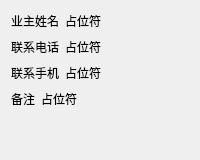
          <widget class="QWidget" name="tab_5">
           <attribute name="icon">
            <iconset resource="main.qrc">
             <normaloff>:/images/quanxian.png</normaloff>:/images/quanxian.png</iconset>
           </attribute>
           <attribute name="title">
            <string>保密信息</string>
           </attribute>
           <layout class="QGridLayout" name="gridLayout_10">
            <item row="0" column="0">
             <layout class="QVBoxLayout" name="verticalLayout_5">
              <item>
               <layout class="QHBoxLayout" name="horizontalLayout_11">
                <item>
                 <widget class="QLabel" name="label_25">
                  <property name="text">
                   <string>业主姓名</string>
                  </property>
                 </widget>
                </item>
                <item>
                 <widget class="QLabel" name="xingmingLabel_1">
                  <property name="text">
                   <string>占位符</string>
                  </property>
                 </widget>
                </item>
                <item>
                 <spacer name="horizontalSpacer_10">
                  <property name="orientation">
                   <enum>Qt::Horizontal</enum>
                  </property>
                  <property name="sizeHint" stdset="0">
                   <size>
                    <width>40</width>
                    <height>20</height>
                   </size>
                  </property>
                 </spacer>
                </item>
               </layout>
              </item>
              <item>
               <layout class="QHBoxLayout" name="horizontalLayout_12">
                <item>
                 <widget class="QLabel" name="label_26">
                  <property name="text">
                   <string>联系电话</string>
                  </property>
                 </widget>
                </item>
                <item>
                 <widget class="QLabel" name="lianxiDianhuaLabel_1">
                  <property name="text">
                   <string>占位符</string>
                  </property>
                 </widget>
                </item>
                <item>
                 <spacer name="horizontalSpacer_11">
                  <property name="orientation">
                   <enum>Qt::Horizontal</enum>
                  </property>
                  <property name="sizeHint" stdset="0">
                   <size>
                    <width>40</width>
                    <height>20</height>
                   </size>
                  </property>
                 </spacer>
                </item>
               </layout>
              </item>
              <item>
               <layout class="QHBoxLayout" name="horizontalLayout_13">
                <item>
                 <widget class="QLabel" name="label_27">
                  <property name="text">
                   <string>联系手机</string>
                  </property>
                 </widget>
                </item>
                <item>
                 <widget class="QLabel" name="shoujiLabel_1">
                  <property name="text">
                   <string>占位符</string>
                  </property>
                 </widget>
                </item>
                <item>
                 <spacer name="horizontalSpacer_12">
                  <property name="orientation">
                   <enum>Qt::Horizontal</enum>
                  </property>
                  <property name="sizeHint" stdset="0">
                   <size>
                    <width>40</width>
                    <height>20</height>
                   </size>
                  </property>
                 </spacer>
                </item>
               </layout>
              </item>
              <item>
               <layout class="QHBoxLayout" name="horizontalLayout_14">
                <item>
                 <widget class="QLabel" name="label_28">
                  <property name="text">
                   <string>备注</string>
                  </property>
                 </widget>
                </item>
                <item>
                 <widget class="QLabel" name="beizhuLabel_1">
                  <property name="text">
                   <string>占位符</string>
                  </property>
                 </widget>
                </item>
                <item>
                 <spacer name="horizontalSpacer_13">
                  <property name="orientation">
                   <enum>Qt::Horizontal</enum>
                  </property>
                  <property name="sizeHint" stdset="0">
                   <size>
                    <width>40</width>
                    <height>20</height>
                   </size>
                  </property>
                 </spacer>
                </item>
               </layout>
              </item>
              <item>
               <spacer name="verticalSpacer_5">
                <property name="orientation">
                 <enum>Qt::Vertical</enum>
                </property>
                <property name="sizeHint" stdset="0">
                 <size>
                  <width>20</width>
                  <height>40</height>
                 </size>
                </property>
               </spacer>
              </item>
             </layout>
            </item>
           </layout>
          </widget>
